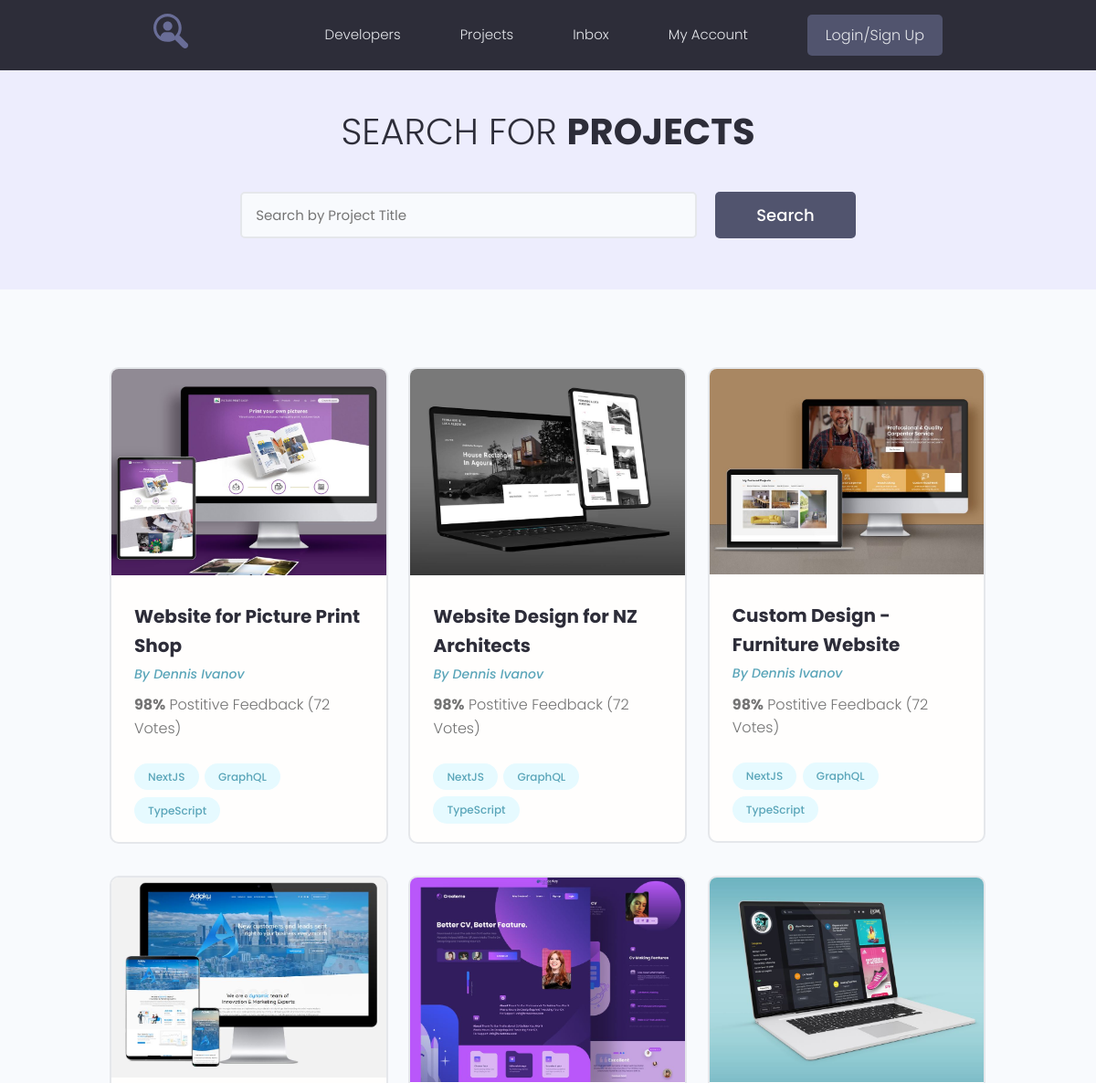
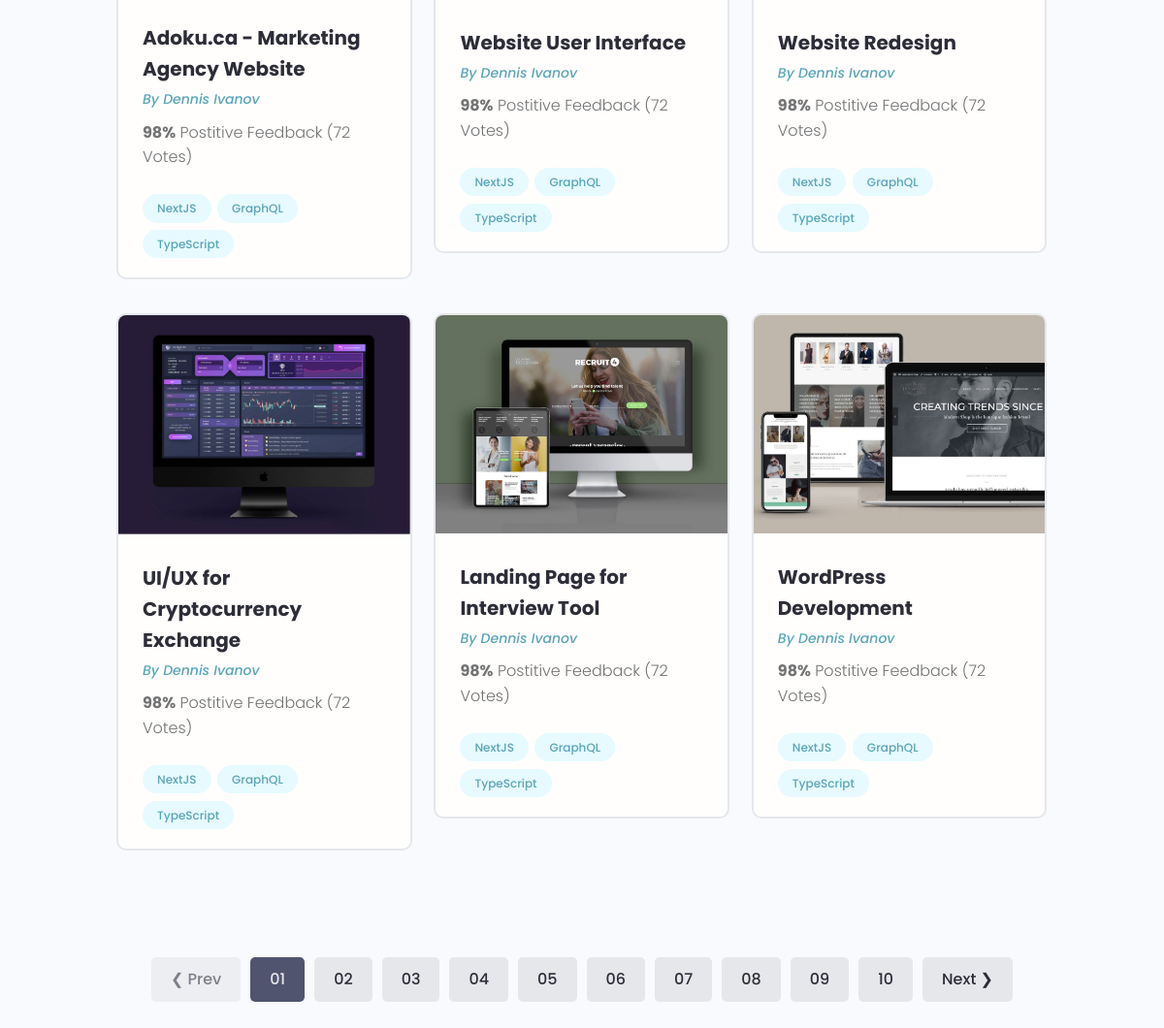
The page / on the database its author committed (2 pictures, top to bottom).
### projects/models.py (models this page shows, shortened)
class Project(models.Model):
    title = models.CharField(max_length=200)
    description = models.TextField(blank=True, null=True)
    featured_image = models.ImageField(upload_to="projects/%Y/%m/%d", default='default.jpg')
    demo_link = models.CharField(max_length=2000, blank=True, null=True)
    source_link = models.CharField(max_length=2000, blank=True, null=True )
    tags = models.ManyToManyField('Tag', blank=True)
    vote_total = models.IntegerField(default=0, blank=True, null=True )
    vote_ration = models.IntegerField(default=0, blank=True, null=True)
    created = models.DateTimeField(auto_now_add=True)

### projects/views.py (the view)
# urls.py: path('', include('projects.urls')),
def projects(request):
    pr = Project.objects.all()
    context ={"projects": pr}
    return render(request, 'projects/projects.html', context)

### projects/templates/projects/projects.html (shortened to what this page needs)
{% extends 'projects/base.html' %}
{% block content  %}
<main class="projects">
    <section class="hero-section text-center">
      <div class="container container--narrow">
        <div class="hero-section__box">
          <h2>Search for <span>Projects</span></h2>
        </div>
        <div class="hero-section__search">
          <form class="form" action="#" method="get">
            <div class="form__field">
              <input class="input input--text" id="formInput#search" type="text" name="text"
                placeholder="Search by Project Title" />
            </div>
            <input class="btn btn--sub btn--lg" type="submit" value="Search" />
          </form>
        </div>
      </div>
    </section>
    <section class="projectsList">
      <div class="container">
        <div class="grid grid--three">
          {% for project in projects %}
          <div class="column">
            <div class="card project">
              <a href="single-project.html" class="project">
                <img class="project__thumbnail" src="{{ project.featured_image.url }}" alt="project thumbnail" />
                <div class="card__body">
                  <h3 class="project__title">{{ project.title }}</h3>
                  <p><a class="project__author" href="profile.html">By Dennis Ivanov</a></p>
                  <p class="project--rating">
                    <span style="font-weight: bold;">98%</span> Postitive
                    Feedback (72 Votes)
                  </p>
                  <div class="project__tags">
                    <span class="tag tag--pill tag--main">
                      <small>NextJS</small>
                    </span>
                    <span class="tag tag--pill tag--main">
                      <small>GraphQL</small>
                    </span>
                    <span class="tag tag--pill tag--main">
                      <small>TypeScript</small>
                    </span>
                  </div>
                </div>
              </a>
            </div>
          </div>
          {% endfor %}
        </div>
      </div>
    </section>
    <div class="pagination">
      <ul class="container">
        <li><a href="#" class="btn btn--disabled">&#10094; Prev</a></li>
        <li><a href="#" class="btn btn--sub">01</a></li>
        <li><a href="#" class="btn">02</a></li>
        <li><a href="#" class="btn">03</a></li>
        <li><a href="#" class="btn">04</a></li>
        <li><a href="#" class="btn">05</a></li>
        <li><a href="#" class="btn">06</a></li>
        <li><a href="#" class="btn">07</a></li>
        <li><a href="#" class="btn">08</a></li>
        <li><a href="#" class="btn">09</a></li>
        <li><a href="#" class="btn">10</a></li>
        <li><a href="#" class="btn">Next &#10095;</a></li>
      </ul>
    </div>
  </main>
{% endblock  %}

### projects/templates/projects/base.html (shortened to what this page needs)
<!DOCTYPE html>
{% load static %}
<html lang="en">
<head>
   <link rel="stylesheet" href="https://maxcdn.bootstrapcdn.com/font-awesome/4.5.0/css/font-awesome.min.css">
  <link rel="stylesheet" href="{% static 'uikit/styles/uikit.css'%}" />
  <link rel="stylesheet" href="{% static 'styles/app.css' %}" />
</head>
<body>
{% include 'projects/navbar.html' %}
{% block content  %} {% endblock  %}
</body>
</html>

### projects/templates/projects/navbar.html (shortened to what this page needs)
  {% load static %}
  <header class="header">
    <div class="container container--narrow">
      <a href="/" class="header__logo">
        <img src="{% static 'images/logo.svg' %}" alt="DevSearch Logo" />
      </a>
      <nav class="header__nav">
        <ul class="header__menu">
          <li class="header__menuItem"><a href="index.html">Developers</a></li>
          <li class="header__menuItem"><a href="{% url 'projects' %}">Projects</a></li>
          <li class="header__menuItem"><a href="inbox.html">Inbox</a></li>
          <li class="header__menuItem"><a href="account.html">My Account</a></li>
          <li class="header__menuItem"><a href="login.html" class="btn btn--sub">Login/Sign Up</a></li>
        </ul>
      </nav>
    </div>
  </header>

### projects/static/styles/app.css (style rules this page uses)
:root { --color-sub: #2d2d39; }
.btn--sub { background-color: var(--color-sub-light); }
.card { border: 2px solid var(--color-light); }
img { width: 100%; }
.header { position: sticky; z-index: 111; background-color: var(--color-sub); padding: 1.5rem 0; }
.header > .container { display: flex; justify-content: space-between; align-items: center; }
.header__logo > img { height: 3.8rem; }
.header__nav > ul { display: inline-flex; align-items: center; list-style: none; gap: 6.5rem; }
.header__menuItem > a { color: var(--color-light); font-weight: 300; }
.hero-section { height: 40vh; display: flex; align-items: center; background-color: var(--color-sub); }
.hero-section__box { margin-bottom: 4rem; }
.hero-section__box > h2, .hero-section__box > h2 > span { font-size: 4rem; color: var(--color-light); line-height: 1.3; text-transform: uppercase; }
.hero-section__box > h2 { font-weight: 300; }
.hero-section__box > h2 > span { font-weight: 700; }
.hero-section__search > .form { display: flex; align-items: center; justify-content: center; gap: 2rem; }
.hero-section__search > .form input.input--text { width: 50rem; }
.pagination { margin-top: 8rem; margin-bottom: 10rem; }
.pagination > ul { flex-wrap: wrap; list-style: none; display: flex; align-items: center; justify-content: center; gap: 1rem; }
.pagination .btn { color: var(--color-sub); }
.pagination .btn.btn--sub { color: var(--color-light); }
.project__author { font-size: 1.4rem; font-style: italic; }
.project--rating { margin-bottom: 1.6em; margin-top: .5em; }
.projects > .hero-section { background: var(--color-sub-lighter); height: 30vh; }
.projects .hero-section__box { margin-bottom: 2.5rem; }
.projects .hero-section__box > h2 { color: var(--color-sub); }
.projects .hero-section__box > h2 > span { font-weight: 700; color: var(--color-sub); }
.projectsList { margin-top: 8rem; }
.project__thumbnail { object-fit: cover; object-position: top center; width: 100%; }
.project__title { font-size: 2rem; font-weight: 700; color: var(--color-sub); }

### projects/static/uikit/styles/modules/_variables.css (style rules this page uses)
:root { --color-main: #5aa5b9; --color-main-light: #e6faff; --color-sub: #3f4156; --color-sub-light: #51546e; --color-sub-lighter: #ededfd; --color-text: #737373; --color-gray: #8b8b8b; --color-light: #e5e7eb; --color-light-gray: #767676; --color-bg: #f8fafd; --color-white: #fffefd; --color-white-light: #f3f3f3; --color-success: #359e64; --color-success-bg: #def8e8; --color-error: #fc4b0b; --color-error-bg: #fff2ee; --font-base: 'Poppins', arial, helvetica, 'Segoe UI', roboto, ubuntu, sans-serif; --font-monospace: 'Fira Code', 'Courier New', courier, monospace; --font-regular: 300; --font-medium: 500; --font-bold: 700; --generic-shadow: 1px 1px 5px #00000010; --generic-transition: all 0.3s ease-in-out; }

### projects/static/uikit/styles/modules/_base.css (style rules this page uses)
* { margin: 0; padding: 0; box-sizing: border-box; text-rendering: optimizeLegibility; color: inherit; font-size: inherit; }
html { font-size: 50%; }
@media only screen and (min-width: 480px) { html { font-size: 56.25%; } }
@media only screen and (min-width: 1200px) { html { font-size: 62.5%; } }
body { line-height: 1.6; font-weight: 400; font-size: 1.5rem; color: var(--color-text); background-color: var(--color-bg); min-height: 100vh; }

### projects/static/uikit/styles/modules/_typography.css (style rules this page uses)
* { font-family: var(--font-base); }
h2 { font-size: 3.6rem; font-weight: var(--font-bold); }
h3 { font-size: 3.2rem; font-weight: var(--font-medium); }
p, span, strong { font-size: 1.6rem; color: var(--color-text); font-weight: var(--font-regular); }
a { padding-bottom: 2px; text-decoration: none; display: inline-block; color: var(--color-main); font-weight: var(--font-medium); }

### projects/static/uikit/styles/modules/_utilities.css (style rules this page uses)
.container { width: 92%; max-width: 165rem; margin: 0 auto; box-sizing: border-box; }
.container--narrow { width: 92%; max-width: 120rem; }
@media screen and (min-width: 1000px) { .container { width: 90%; } }
@media screen and (min-width: 1000px) { .container--narrow { width: 85%; } }
@media screen and (min-width: 1200px) { .container { width: 80%; } }
@media screen and (min-width: 1200px) { .container--narrow { width: 72%; } }
.text-center { text-align: center; }

### projects/static/uikit/styles/modules/_card.css (style rules this page uses)
.card { border-radius: 1rem; background-color: var(--color-white); border: 1.5px solid var(--color-light); width: auto; height: auto; margin-top: 0.5rem; margin-bottom: 0.5rem; overflow: hidden; }
.card__body, .card__header { padding: 2rem 2.5rem; }

### rows shown on the page
Project: featured_image (picture), title "Website for Picture Print Shop"
Project: featured_image (picture), title "Website Design for NZ Architects"
Project: featured_image (picture), title "Custom Design - Furniture Website"
Project: featured_image (picture), title "Adoku.ca - Marketing Agency Website"
Project: featured_image (picture), title "Website User Interface"
Project: featured_image (picture), title "Website Redesign"
Project: featured_image (picture), title "UI/UX for Cryptocurrency Exchange"
Project: featured_image (picture), title "Landing Page for Interview Tool"
Project: featured_image (picture), title "WordPress Development"
